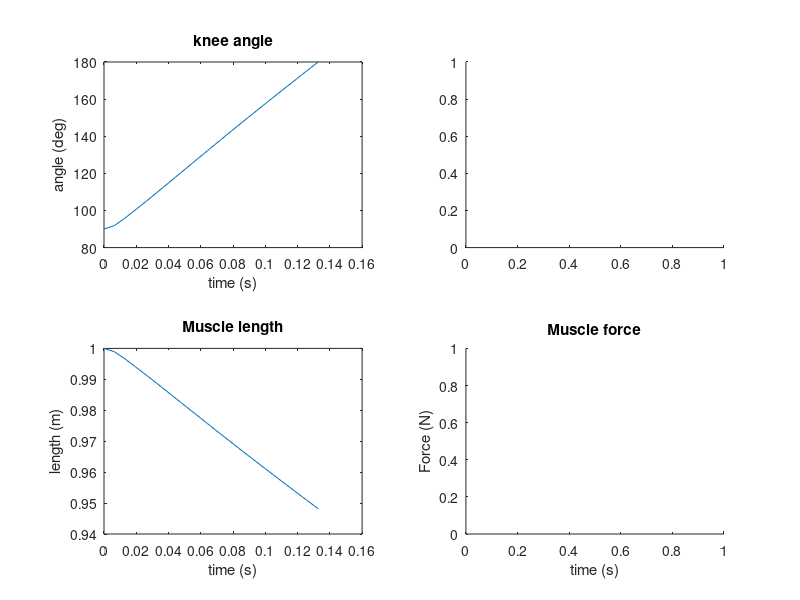

MATLAB code to generate this figure: (Note: this script raises an error after producing the figure.)
function runkick2% Kick simulation% MCEN 4228/5228% Based on code from ME/BME 646  % first set the constants, which are used by subfunctions:%   I m g lopt vmax Fmax rf rcm tact betaI = 0.1832;   % moment of inertia of lower leg (kg-m^2)m = 4.88;     % mass (kg)g = 9.81;     % grav constantlopt = 0.09;  % optimal muscle length in metersvmax = 0.45;  % about 6 lopts/s max shortening velFmax = 12000; % max isometric force (N)rf   = 0.033; % moment arm of quadriceps musclercm  = 0.264; % distance b/w center of mass & joint% Now do the simulation starting with the knee at 90 degoptions = odeset('events', @eventkick);[t,y] = ode45(@fkick, [0 .5], [pi/2;0], options);% to plot things such as muscle shortening velocity, muscle% length, and muscle force, it's necessary to use the states% to re-compute these values.phi = y(:,1);subplot(221);plot(t,phi*180/pi)xlabel('time (s)'); ylabel('angle (deg)');title('knee angle')subplot(222);phidot = y(:,2);% add equation for muscle velocity:%v = ;%plot(t,v);%ylabel('v (m/s)'); xlabel('time (s)');%title('Shortening vel');subplot(223);l = rf*(pi/2 - phi) + lopt;plot(t,l);ylabel('length (m)'); xlabel('time (s)');title('Muscle length');subplot(224); clear F% for i=1:length(t)% 	F(i) = Fmax * fl(l(i)/lopt) * fv(v(i)/vmax);% end% plot(t, F);ylabel('Force (N)'); xlabel('time (s)');title('Muscle force');legend('w/o excitation-activation');% end main code; subfunctions defined belowfunction xdot = fkick(t,x)% state derivative for kicking simulation% states: phi, phidot, a where phi is angle of leg, a activationphi    = x(1);phidot = x(2);a = 1; % maximum activationl = rf*(pi/2 - phi)/ lopt + 1;  % find normalized length as function of phiv = rf*phidot/vmax;      % normalized shortening velocityF = Fmax * fl(l) * fv(v) * a; % muscle forceM = F * rf;Mg = - m * g * rcm *sin(phi - pi/2); % gravitational momentphiddot = (M + Mg) / I; % second derivative of phixdot = [phidot; phiddot];end % fkickfunction f = fl(x)% normalized force-length curvew = 0.5;lopt = 1;  % this is a normalized optimal lengthf = 1 - ((x-lopt)/(w*lopt)).^2;f(f<0) = 0; % rectify the curve, removing any negative entriesend % flfunction f = flp(x)% normalized passive force-length curve for muscle, where% input x is strainf = 8*(x-1).^3; % Here we're using a cubic function for passive force-lengthf(x < 1) = 0; % where the function gives zero force for x < 1end  % flpfunction f = fv(v)% normalized force-velocity relation% input is normalized velocity: v/vmaxaf = 0.25;  % shape parameterf = (1 - v)./(1 + v/af);if (f < 0), f = 0; endend % fvfunction [value, isterminal, direction] = eventkick(t, x)% returns event function for kicking simulation% Here is how event checking works:  % At each integration step, ode45 checks to see if an% event function passes through zero (in this case, we need% the function to go through zero when the foot hits the% ground).  It finds the value of the event function by calling% eventrw, which is responsible for returning the value of the % event function in variable value.  isterminal should contain% a 1 to signify that the integration should stop (otherwise it% will keep going after value goes through zero).  Finally,% direction should specify whether to look for event function% going through zero with positive or negative slope, or either.% we want to stop the simulation when phi = pi (full extension)phi = x(1);value = phi - pi;isterminal = 1;  % tells ode45 to stop when event occursdirection = 0;  % tells ode45 to look for any crossingend % eventkickend % file runkick